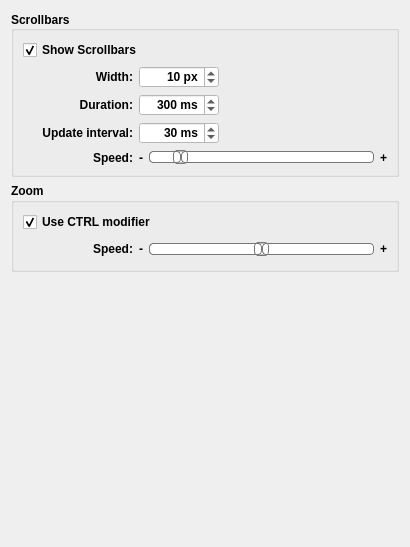
     <widget class="QWidget" name="navigationTab">
      <attribute name="title">
       <string>Navigation</string>
      </attribute>
      <layout class="QVBoxLayout" name="verticalLayout_17">
       <item>
        <widget class="QGroupBox" name="scrollBarGroupBox">
         <property name="sizePolicy">
          <sizepolicy hsizetype="Expanding" vsizetype="Preferred">
           <horstretch>0</horstretch>
           <verstretch>0</verstretch>
          </sizepolicy>
         </property>
         <property name="minimumSize">
          <size>
           <width>0</width>
           <height>0</height>
          </size>
         </property>
         <property name="maximumSize">
          <size>
           <width>16777215</width>
           <height>16777215</height>
          </size>
         </property>
         <property name="font">
          <font>
           <pointsize>9</pointsize>
           <bold>true</bold>
          </font>
         </property>
         <property name="title">
          <string>Scrollbars</string>
         </property>
         <property name="alignment">
          <set>Qt::AlignLeading|Qt::AlignLeft|Qt::AlignVCenter</set>
         </property>
         <layout class="QVBoxLayout" name="verticalLayout_9">
          <item>
           <widget class="QCheckBox" name="showScrollBars_CheckBox">
            <property name="sizePolicy">
             <sizepolicy hsizetype="Fixed" vsizetype="Fixed">
              <horstretch>0</horstretch>
              <verstretch>0</verstretch>
             </sizepolicy>
            </property>
            <property name="minimumSize">
             <size>
              <width>0</width>
              <height>14</height>
             </size>
            </property>
            <property name="font">
             <font>
              <pointsize>9</pointsize>
             </font>
            </property>
            <property name="text">
             <string>Show Scrollbars</string>
            </property>
            <property name="checked">
             <bool>true</bool>
            </property>
           </widget>
          </item>
          <item>
           <layout class="QFormLayout" name="formLayout_5">
            <item row="0" column="0">
             <widget class="QLabel" name="scrollBarWidthLabel">
              <property name="sizePolicy">
               <sizepolicy hsizetype="Preferred" vsizetype="Preferred">
                <horstretch>0</horstretch>
                <verstretch>0</verstretch>
               </sizepolicy>
              </property>
              <property name="minimumSize">
               <size>
                <width>110</width>
                <height>14</height>
               </size>
              </property>
              <property name="font">
               <font>
                <pointsize>9</pointsize>
               </font>
              </property>
              <property name="text">
               <string>Width:</string>
              </property>
              <property name="alignment">
               <set>Qt::AlignRight|Qt::AlignTrailing|Qt::AlignVCenter</set>
              </property>
             </widget>
            </item>
            <item row="0" column="1">
             <widget class="QSpinBox" name="scrollBarWidth_SpinBox">
              <property name="maximumSize">
               <size>
                <width>80</width>
                <height>16777215</height>
               </size>
              </property>
              <property name="font">
               <font>
                <pointsize>9</pointsize>
               </font>
              </property>
              <property name="styleSheet">
               <string notr="true">background-color: rgb(255, 255, 255);</string>
              </property>
              <property name="alignment">
               <set>Qt::AlignRight|Qt::AlignTrailing|Qt::AlignVCenter</set>
              </property>
              <property name="suffix">
               <string> px</string>
              </property>
              <property name="minimum">
               <number>8</number>
              </property>
              <property name="maximum">
               <number>20</number>
              </property>
              <property name="value">
               <number>10</number>
              </property>
             </widget>
            </item>
            <item row="1" column="0">
             <widget class="QLabel" name="scrollDurationLabel">
              <property name="minimumSize">
               <size>
                <width>110</width>
                <height>0</height>
               </size>
              </property>
              <property name="font">
               <font>
                <pointsize>9</pointsize>
               </font>
              </property>
              <property name="text">
               <string>Duration:</string>
              </property>
              <property name="alignment">
               <set>Qt::AlignRight|Qt::AlignTrailing|Qt::AlignVCenter</set>
              </property>
             </widget>
            </item>
            <item row="1" column="1">
             <widget class="QSpinBox" name="scrollDuration_SpinBox">
              <property name="maximumSize">
               <size>
                <width>80</width>
                <height>16777215</height>
               </size>
              </property>
              <property name="font">
               <font>
                <pointsize>9</pointsize>
               </font>
              </property>
              <property name="toolTip">
               <string>Scrolling animation duration</string>
              </property>
              <property name="styleSheet">
               <string notr="true">background-color: rgb(255, 255, 255);</string>
              </property>
              <property name="alignment">
               <set>Qt::AlignRight|Qt::AlignTrailing|Qt::AlignVCenter</set>
              </property>
              <property name="suffix">
               <string comment="milliseconds"> ms</string>
              </property>
              <property name="minimum">
               <number>100</number>
              </property>
              <property name="maximum">
               <number>1000</number>
              </property>
              <property name="value">
               <number>300</number>
              </property>
             </widget>
            </item>
            <item row="2" column="0">
             <widget class="QLabel" name="scrollUpdateIntervalLabel">
              <property name="minimumSize">
               <size>
                <width>110</width>
                <height>0</height>
               </size>
              </property>
              <property name="font">
               <font>
                <pointsize>9</pointsize>
               </font>
              </property>
              <property name="text">
               <string>Update interval:</string>
              </property>
              <property name="alignment">
               <set>Qt::AlignRight|Qt::AlignTrailing|Qt::AlignVCenter</set>
              </property>
             </widget>
            </item>
            <item row="2" column="1">
             <widget class="QSpinBox" name="scrollUpdateInterval_SpinBox">
              <property name="maximumSize">
               <size>
                <width>80</width>
                <height>16777215</height>
               </size>
              </property>
              <property name="font">
               <font>
                <pointsize>9</pointsize>
               </font>
              </property>
              <property name="toolTip">
               <string>Time in milliseconds between each animation update</string>
              </property>
              <property name="styleSheet">
               <string notr="true">background-color: rgb(255, 255, 255);</string>
              </property>
              <property name="alignment">
               <set>Qt::AlignRight|Qt::AlignTrailing|Qt::AlignVCenter</set>
              </property>
              <property name="suffix">
               <string comment="milliseconds"> ms</string>
              </property>
              <property name="minimum">
               <number>10</number>
              </property>
              <property name="maximum">
               <number>100</number>
              </property>
              <property name="value">
               <number>30</number>
              </property>
             </widget>
            </item>
            <item row="3" column="0">
             <widget class="QLabel" name="label_3">
              <property name="minimumSize">
               <size>
                <width>110</width>
                <height>0</height>
               </size>
              </property>
              <property name="font">
               <font>
                <pointsize>9</pointsize>
               </font>
              </property>
              <property name="text">
               <string>Speed:</string>
              </property>
              <property name="alignment">
               <set>Qt::AlignRight|Qt::AlignTrailing|Qt::AlignVCenter</set>
              </property>
             </widget>
            </item>
            <item row="3" column="1">
             <layout class="QHBoxLayout" name="horizontalLayout">
              <item>
               <widget class="QLabel" name="label_5">
                <property name="maximumSize">
                 <size>
                  <width>10</width>
                  <height>16777215</height>
                 </size>
                </property>
                <property name="font">
                 <font>
                  <pointsize>9</pointsize>
                 </font>
                </property>
                <property name="text">
                 <string>-</string>
                </property>
                <property name="alignment">
                 <set>Qt::AlignRight|Qt::AlignTrailing|Qt::AlignVCenter</set>
                </property>
               </widget>
              </item>
              <item>
               <widget class="QSlider" name="scrollSpeedFactor_Slider">
                <property name="minimumSize">
                 <size>
                  <width>225</width>
                  <height>0</height>
                 </size>
                </property>
                <property name="maximumSize">
                 <size>
                  <width>16777215</width>
                  <height>16777215</height>
                 </size>
                </property>
                <property name="styleSheet">
                 <string notr="true">QSlider::groove:horizontal {
border: 1px solid #bbb;
background: white;
height: 10px;
border-radius: 4px;
}

QSlider::sub-page:horizontal {
background: qlineargradient(x1: 0, y1: 0,    x2: 0, y2: 1,
stop: 0 #66e, stop: 1 #bbf);
background: qlineargradient(x1: 0, y1: 0.2, x2: 1, y2: 1,
stop: 0 #bbf, stop: 1 #55f);
border: 1px solid #777;
height: 10px;
border-radius: 4px;
}

QSlider::add-page:horizontal {
background: #fff;
border: 1px solid #777;
height: 10px;
border-radius: 4px;
}

QSlider::handle:horizontal {
background: qlineargradient(x1:0, y1:0, x2:1, y2:1,
stop:0 #eee, stop:1 #ccc);
border: 1px solid #777;
width: 13px;
margin-top: -2px;
margin-bottom: -2px;
border-radius: 4px;
}

QSlider::handle:horizontal:hover {
background: qlineargradient(x1:0, y1:0, x2:1, y2:1,
stop:0 #fff, stop:1 #ddd);
border: 1px solid #444;
border-radius: 4px;
}

QSlider::sub-page:horizontal:disabled {
background: #bbb;
border-color: #999;
}

QSlider::add-page:horizontal:disabled {
background: #eee;
border-color: #999;
}

QSlider::handle:horizontal:disabled {
background: #eee;
border: 1px solid #aaa;
border-radius: 4px;
}</string>
                </property>
                <property name="minimum">
                 <number>10</number>
                </property>
                <property name="maximum">
                 <number>100</number>
                </property>
                <property name="value">
                 <number>20</number>
                </property>
                <property name="sliderPosition">
                 <number>20</number>
                </property>
                <property name="orientation">
                 <enum>Qt::Horizontal</enum>
                </property>
               </widget>
              </item>
              <item>
               <widget class="QLabel" name="label_4">
                <property name="maximumSize">
                 <size>
                  <width>10</width>
                  <height>16777215</height>
                 </size>
                </property>
                <property name="font">
                 <font>
                  <pointsize>9</pointsize>
                 </font>
                </property>
                <property name="text">
                 <string>+</string>
                </property>
                <property name="indent">
                 <number>0</number>
                </property>
               </widget>
              </item>
             </layout>
            </item>
           </layout>
          </item>
         </layout>
        </widget>
       </item>
       <item>
        <widget class="QGroupBox" name="zoomGroupBox">
         <property name="sizePolicy">
          <sizepolicy hsizetype="Expanding" vsizetype="Preferred">
           <horstretch>0</horstretch>
           <verstretch>0</verstretch>
          </sizepolicy>
         </property>
         <property name="minimumSize">
          <size>
           <width>0</width>
           <height>0</height>
          </size>
         </property>
         <property name="maximumSize">
          <size>
           <width>16777215</width>
           <height>16777215</height>
          </size>
         </property>
         <property name="font">
          <font>
           <pointsize>9</pointsize>
           <bold>true</bold>
          </font>
         </property>
         <property name="title">
          <string>Zoom</string>
         </property>
         <layout class="QVBoxLayout" name="verticalLayout_8">
          <item>
           <widget class="QCheckBox" name="zoomModKey_CheckBox">
            <property name="sizePolicy">
             <sizepolicy hsizetype="Fixed" vsizetype="Fixed">
              <horstretch>0</horstretch>
              <verstretch>0</verstretch>
             </sizepolicy>
            </property>
            <property name="minimumSize">
             <size>
              <width>0</width>
              <height>14</height>
             </size>
            </property>
            <property name="font">
             <font>
              <pointsize>9</pointsize>
             </font>
            </property>
            <property name="text">
             <string>Use CTRL modifier</string>
            </property>
            <property name="checked">
             <bool>true</bool>
            </property>
           </widget>
          </item>
          <item>
           <layout class="QFormLayout" name="formLayout_6">
            <item row="0" column="0">
             <widget class="QLabel" name="label">
              <property name="minimumSize">
               <size>
                <width>110</width>
                <height>0</height>
               </size>
              </property>
              <property name="font">
               <font>
                <pointsize>9</pointsize>
               </font>
              </property>
              <property name="text">
               <string>Speed:</string>
              </property>
              <property name="alignment">
               <set>Qt::AlignRight|Qt::AlignTrailing|Qt::AlignVCenter</set>
              </property>
             </widget>
            </item>
            <item row="0" column="1">
             <layout class="QHBoxLayout" name="horizontalLayout_2">
              <item>
               <widget class="QLabel" name="label_2">
                <property name="maximumSize">
                 <size>
                  <width>10</width>
                  <height>16777215</height>
                 </size>
                </property>
                <property name="font">
                 <font>
                  <pointsize>9</pointsize>
                 </font>
                </property>
                <property name="text">
                 <string>-</string>
                </property>
                <property name="alignment">
                 <set>Qt::AlignRight|Qt::AlignTrailing|Qt::AlignVCenter</set>
                </property>
                <property name="indent">
                 <number>0</number>
                </property>
               </widget>
              </item>
              <item>
               <widget class="QSlider" name="zoomSpeedFactor_Slider">
                <property name="sizePolicy">
                 <sizepolicy hsizetype="Expanding" vsizetype="Fixed">
                  <horstretch>0</horstretch>
                  <verstretch>0</verstretch>
                 </sizepolicy>
                </property>
                <property name="minimumSize">
                 <size>
                  <width>225</width>
                  <height>22</height>
                 </size>
                </property>
                <property name="maximumSize">
                 <size>
                  <width>16777215</width>
                  <height>16777215</height>
                 </size>
                </property>
                <property name="styleSheet">
                 <string notr="true">QSlider::groove:horizontal {
border: 1px solid #bbb;
background: white;
height: 10px;
border-radius: 4px;
}

QSlider::sub-page:horizontal {
background: qlineargradient(x1: 0, y1: 0,    x2: 0, y2: 1,
stop: 0 #66e, stop: 1 #bbf);
background: qlineargradient(x1: 0, y1: 0.2, x2: 1, y2: 1,
stop: 0 #bbf, stop: 1 #55f);
border: 1px solid #777;
height: 10px;
border-radius: 4px;
}

QSlider::add-page:horizontal {
background: #fff;
border: 1px solid #777;
height: 10px;
border-radius: 4px;
}

QSlider::handle:horizontal {
background: qlineargradient(x1:0, y1:0, x2:1, y2:1,
stop:0 #eee, stop:1 #ccc);
border: 1px solid #777;
width: 13px;
margin-top: -2px;
margin-bottom: -2px;
border-radius: 4px;
}

QSlider::handle:horizontal:hover {
background: qlineargradient(x1:0, y1:0, x2:1, y2:1,
stop:0 #fff, stop:1 #ddd);
border: 1px solid #444;
border-radius: 4px;
}

QSlider::sub-page:horizontal:disabled {
background: #bbb;
border-color: #999;
}

QSlider::add-page:horizontal:disabled {
background: #eee;
border-color: #999;
}

QSlider::handle:horizontal:disabled {
background: #eee;
border: 1px solid #aaa;
border-radius: 4px;
}</string>
                </property>
                <property name="maximum">
                 <number>32</number>
                </property>
                <property name="sliderPosition">
                 <number>16</number>
                </property>
                <property name="orientation">
                 <enum>Qt::Horizontal</enum>
                </property>
               </widget>
              </item>
              <item>
               <widget class="QLabel" name="label_6">
                <property name="maximumSize">
                 <size>
                  <width>10</width>
                  <height>16777215</height>
                 </size>
                </property>
                <property name="font">
                 <font>
                  <pointsize>9</pointsize>
                 </font>
                </property>
                <property name="text">
                 <string>+</string>
                </property>
                <property name="alignment">
                 <set>Qt::AlignLeading|Qt::AlignLeft|Qt::AlignVCenter</set>
                </property>
               </widget>
              </item>
             </layout>
            </item>
           </layout>
          </item>
         </layout>
        </widget>
       </item>
       <item>
        <spacer name="verticalSpacer_3">
         <property name="orientation">
          <enum>Qt::Vertical</enum>
         </property>
         <property name="sizeHint" stdset="0">
          <size>
           <width>20</width>
           <height>264</height>
          </size>
         </property>
        </spacer>
       </item>
      </layout>
     </widget>
